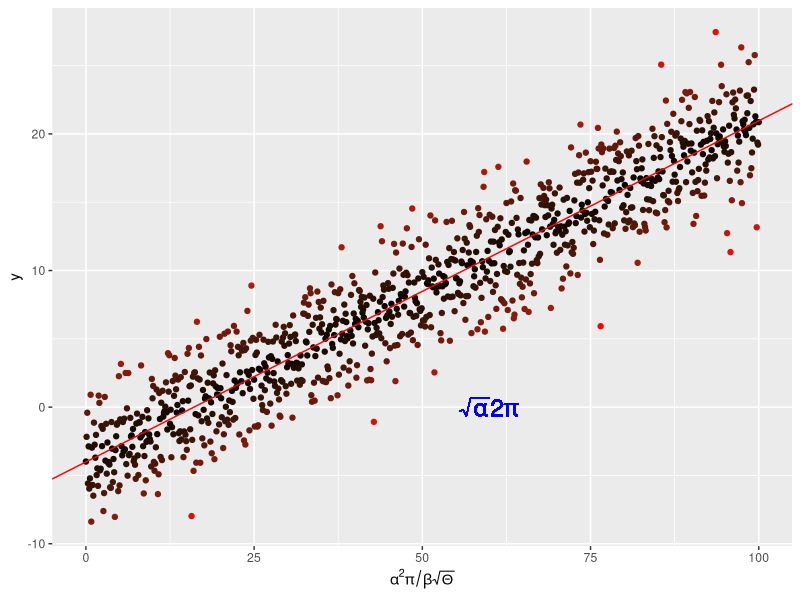

Generate this figure with R: (Note: this script raises an error after producing the figure.)
# Author: Yewshen Lim (y.lim20@imperial.ac.uk)
# Script: plotLin.R
# Created: Nov 2020
#
# This script demonstrates mathematical annotation on an axis and in the plot
# area, and saves the resulting figure to the results directory

rm(list = ls())

require(ggplot2)

x <- seq(0, 100, by = 0.1)
y <- -4. + 0.25 * x +
  rnorm(length(x), mean = 0., sd = 2.5)

# and put them in a dataframe
my_data <- data.frame(x = x, y = y)

# perform a linear regression
my_lm <- summary(lm(y ~ x, data = my_data))

# plot the data
p <-  ggplot(my_data, aes(x = x, y = y,
                          colour = abs(my_lm$residual))
) +
  geom_point() +
  scale_colour_gradient(low = "black", high = "red") +
  theme(legend.position = "none") +
  scale_x_continuous(
    expression(alpha^2 * pi / beta * sqrt(Theta)))

# add the regression line
p <- p + geom_abline(
  intercept = my_lm$coefficients[1][1],
  slope = my_lm$coefficients[2][1],
  colour = "red")
# throw some math on the plot
p <- p + geom_text(aes(x = 60, y = 0,
                       label = "sqrt(alpha) * 2* pi"), 
                   parse = TRUE, size = 6, 
                   colour = "blue")

pdf("../Results/plotLin.pdf")
p
dev.off()